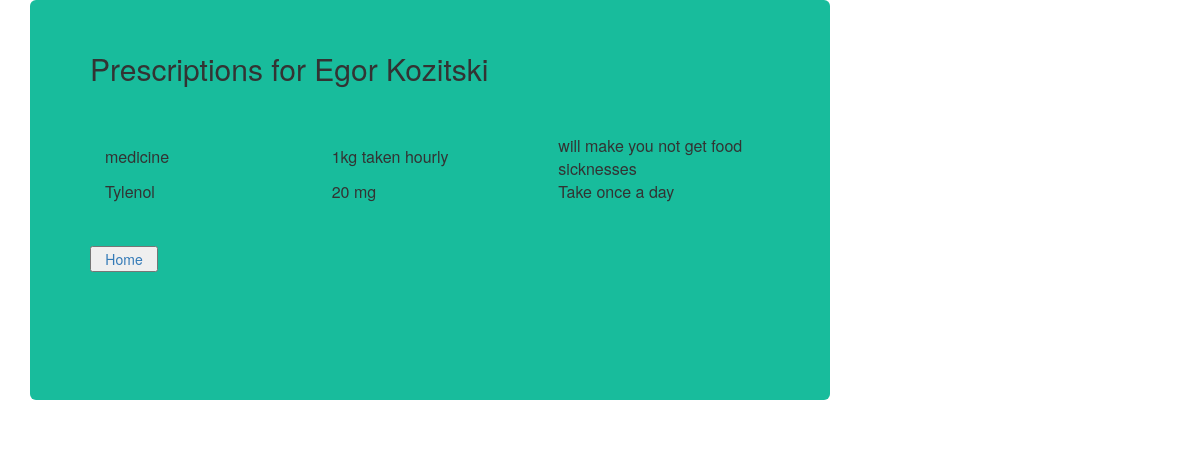
Page /HealthNet/ek5442/viewprescriptions/ on the committed database.
### HealthNet/models.py (models this page shows, shortened)
class  Patient(models.Model):
    user_name = models.CharField(max_length=50)
    password = models.CharField(max_length=50)
    first_name = models.CharField(max_length=50)
    last_name = models.CharField(max_length=50)
    email = models.CharField(max_length=50)
    user_id = models.UUIDField(primary_key=False,default=uuid.uuid1, editable=False)
    symptoms = models.TextField(max_length=400)
    cell_phone = models.CharField(max_length=12)
    hospital_name = models.CharField(max_length=250)
    address = models.CharField(max_length=250)
    insuarance_number = models.CharField(max_length=250)
    gender = models.CharField(max_length=250)
    _doctor = models.CharField(max_length=250)
    assigned_doctor = models.BooleanField(default=False)
    prescriptions = models.ManyToManyField(Prescription) # prescriptions
    appointments = models.ManyToManyField(Apoitment) #appointment lists

class Prescription(models.Model):
    title = models.CharField(max_length=250)
    details = models.CharField(max_length=250)
    dosage = models.CharField(max_length=250)

### HealthNet/views.py (the view)
# urls.py: url(r'^(?P<user_name>\w+)/viewprescriptions/$',views.patient_view_prescriptions,name='view_prescriptions'),
def patient_view_prescriptions(request,user_name):
       template = loader.get_template('HealthNet/patientprescriptions/view_prescription.html')
       patient = Patient.objects.get(user_name=user_name)
       pres = patient.prescriptions.all()
       context = {
           'patient':patient,
           'prescriptions':pres
       }
       return HttpResponse(template.render(context,request))

### HealthNet/templates/HealthNet/patientprescriptions/view_prescription.html (shortened to what this page needs)
<!DOCTYPE <!DOCTYPE html>
<html lang="en">
<head>
	{%load staticfiles%}
	<link href="../../static/HealthNet/css/bootstrap.min.css" rel="stylesheet">
	<link href="https://maxcdn.bootstrapcdn.com/bootstrap/3.3.6/css/bootstrap.min.css" rel="stylesheet">
</head>
<body>
	<div class="container">
		<div class="jumbotron" style="font-size: 30px">Prescriptions for {{patient.first_name}} {{patient.last_name}}
		<table>
			<br><br>
			{% for p in prescriptions %}
			<tr class="row">
				<td class="col-sm-4">{{p.title}}</td>
				<td class="col-sm-4">{{p.dosage}}</td>
				<td class="col-sm-4">{{p.details}}</td>
			</tr>
			{%endfor%}
		</table>
	<br>
    <a href="/HealthNet/{{patient.user_name}}/">
      <button style="width: 10%; font-size: 14px">Home</button>
    </a>
    </div>
	</div>
</body>
</html>

### HealthNet/templates/HealthNet/patientprescriptions/view_prescription.html (style rules this page uses)
.jumbotron { height: 400px; width: 800px; background-color: #18bc9c; border-radius: 8px; }

### rows in the picture
Patient: first_name "Egor", last_name "Kozitski"
Prescription: title "medicine", dosage "1kg taken hourly", details "will make you not get food sicknesses"
Prescription: title "Tylenol", dosage "20 mg", details "Take once a day"
